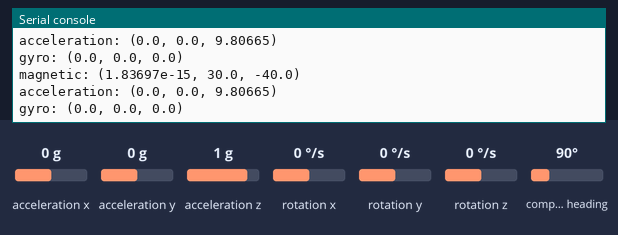
Simulated run of this program. Board: ESP32 board running MicroPython. On the bench: the last lines printed to the serial console. The inputs (shaded band) are chosen by the test bench; at power-on: compass heading 90°, acceleration x 0 g, acceleration y 0 g, acceleration z 1 g, rotation x 0 °/s, rotation y 0 °/s, rotation z 0 °/s.

Above: at 1.2 s.
1.3 s: compass heading set to 7°
At 2.3 s:
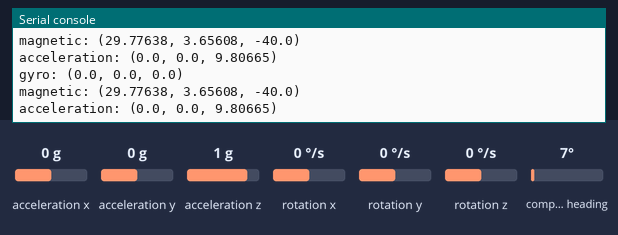
2.8 s: compass heading set to 180°
At 3.5 s:
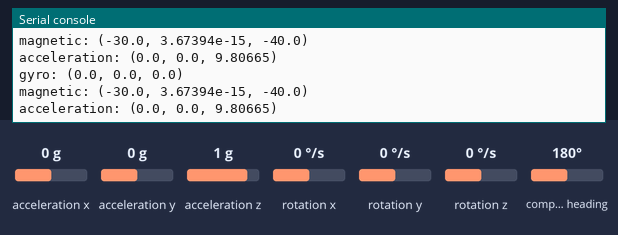
4.3 s: acceleration x set to -1.4 g
At 5.4 s:
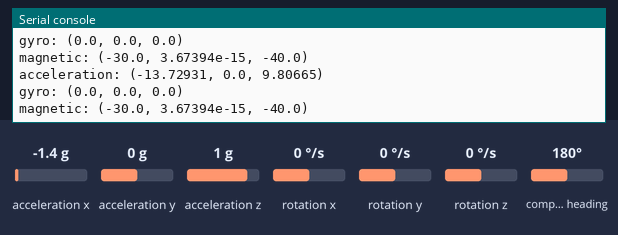
5.8 s: acceleration y set to -1.4 g
At 6.9 s:
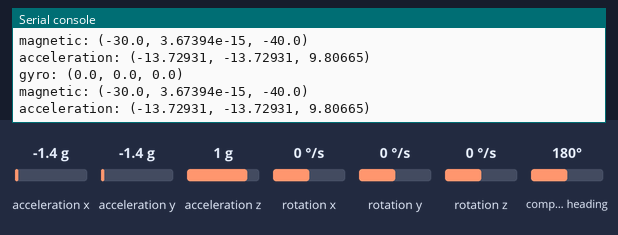

The program:

Mpu9250.py
```python
import utime
from machine import I2C, Pin
from mpu9250 import MPU9250
i2c = I2C(scl=Pin(22), sda=Pin(21), freq=200000)
sensor = MPU9250(i2c)
print("MPU9250 id: " + hex(sensor.whoami))
while True:
	print('acceleration:', str(sensor.acceleration))
	print('gyro:', str(sensor.gyro))
	print('magnetic:', str(sensor.magnetic))
	
```

Measured:
- after the input at 1.3 s, the serial console: prints a new line at once (image 1)
- after the input at 2.8 s, the serial console: prints a new line at once (image 2)
- after the input at 4.3 s, the serial console: prints a new line at once (image 3)
- after the input at 5.8 s, the serial console: prints a new line at once (image 4)
